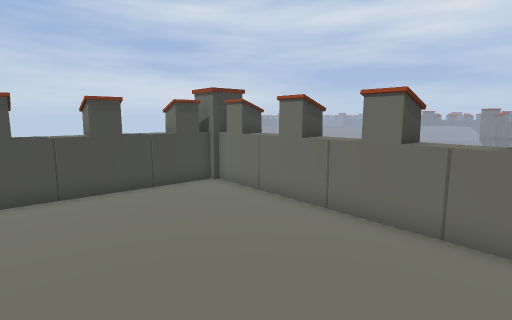
view 1 (above)

13 first-person views from a walk through a 3-D level made in the Godot game engine. The camera is 1.3 m above the floor, tilts 8° down and sees 80° across. The floor is counted in squares, 0.5 m on a side. Each view is taken from the middle of a square. On the plan, view 1 faces up. The plan holds only what a view shows up to about 20 squares ahead; the rest is blank. The place goes on beyond the plan. Door leaves are left out where a doorway can be walked through.

view 2
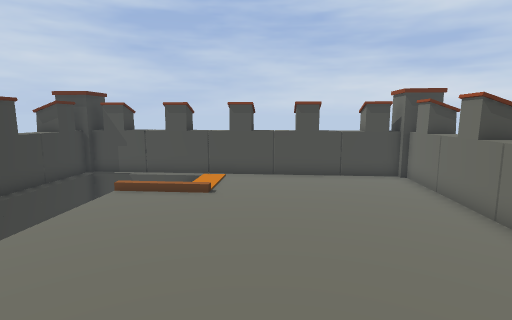

view 3
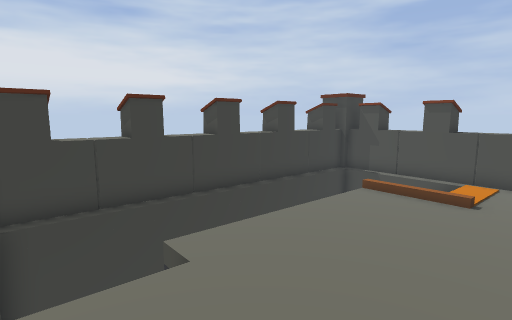

view 4
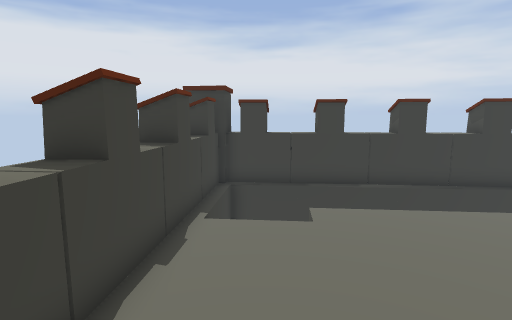

view 5
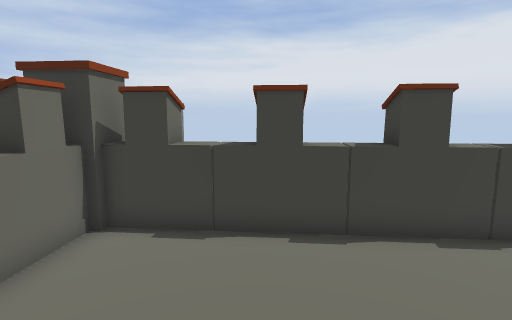

view 6
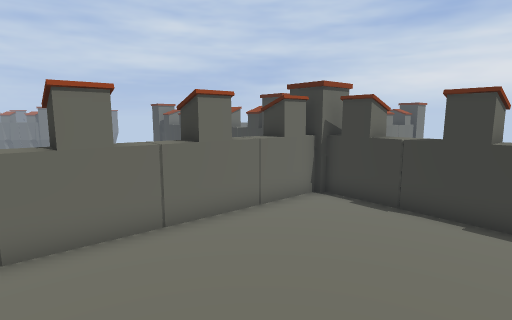

view 7
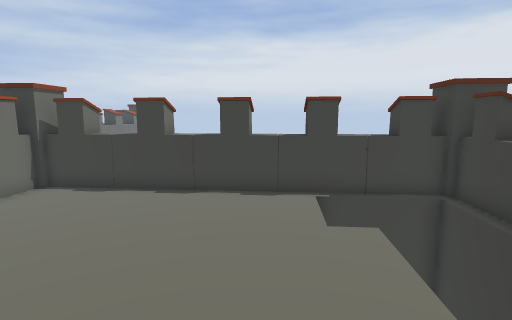

view 8
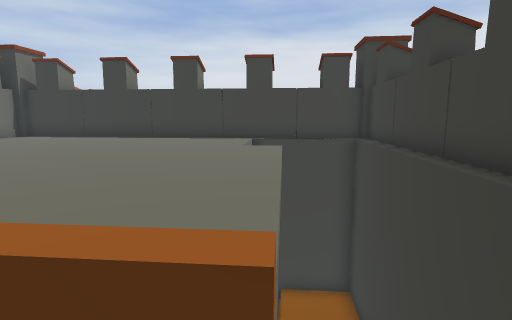

view 9
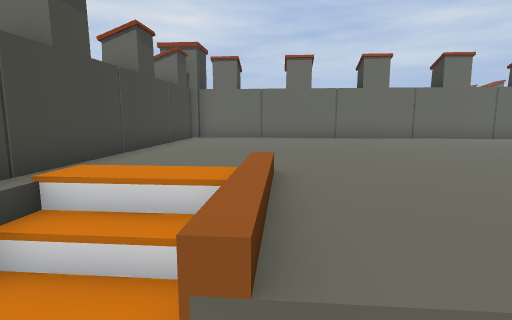

view 10
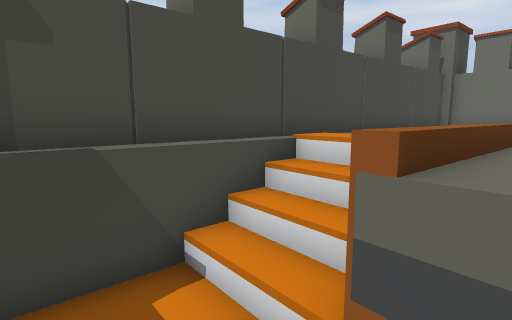

view 11
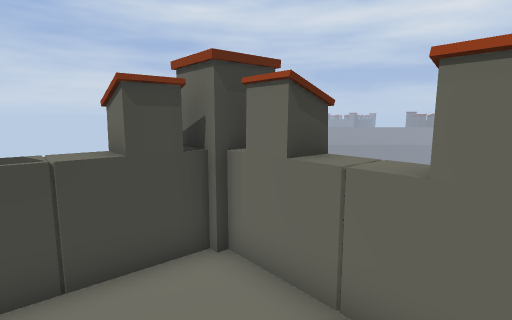

view 12
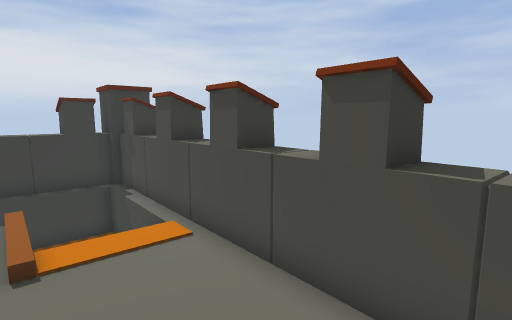

view 13
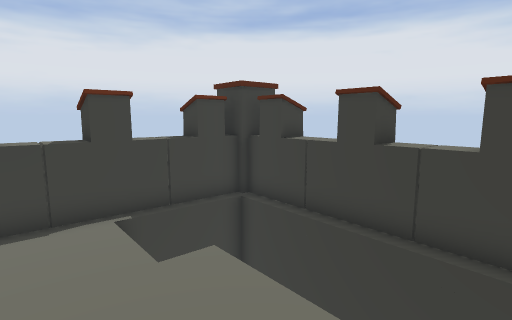

### Floor plan
Key: @ floor where view 1 was taken; # wall or solid block; x gap in a wall; . main floor; - floor 1 m lower than the main floor; _ floor 3.25 m lower than the main floor; / step, stairs or slope; = window, fence, low wall or low ledge; ^ raised ledge; v drop or lower ground.
Columns run from 13 left of view 1 to 8 right of it. Each row starts with its distance up from view 1.
 14           v##
 13          v###
 12         v^#.##v
 11        ^#^...^^
 10       ^^#.....#^
  9      ^#=......#^^
  8    v^##........=#^
  7   v##/..........#^v
  6  v##//...........^^
  5  ##=////..........#^
  4 ##=-/=/............^^
  3 ##-  =.............##
  2  #^ -/=.............##
  1   #=- #............###
  0   ###  #.....@....#^#
 -1    ###  /........#^^
 -2     ###  /./....^^^
 -3       #/   //..#^#
 -4       ##  ///=^^#
 -5        ##___##^
 -6         v#x###
 -7          vv

Positions as (right, up) in squares from view 1, and headings:
1: (0, 0), facing up
2: (3, -1), facing up-left
3: (3, -1), facing left
4: (4, 2), facing down-left
5: (0, 4), facing down-right
6: (-3, 4), facing right
7: (-6, 4), facing down-right
8: (-9, 4), facing down-right
9: (-9, 2), facing up-right
10: (-9, 1), facing up
11: (-1, 7), facing up
12: (-1, 9), facing left
13: (-4, 3), facing down
